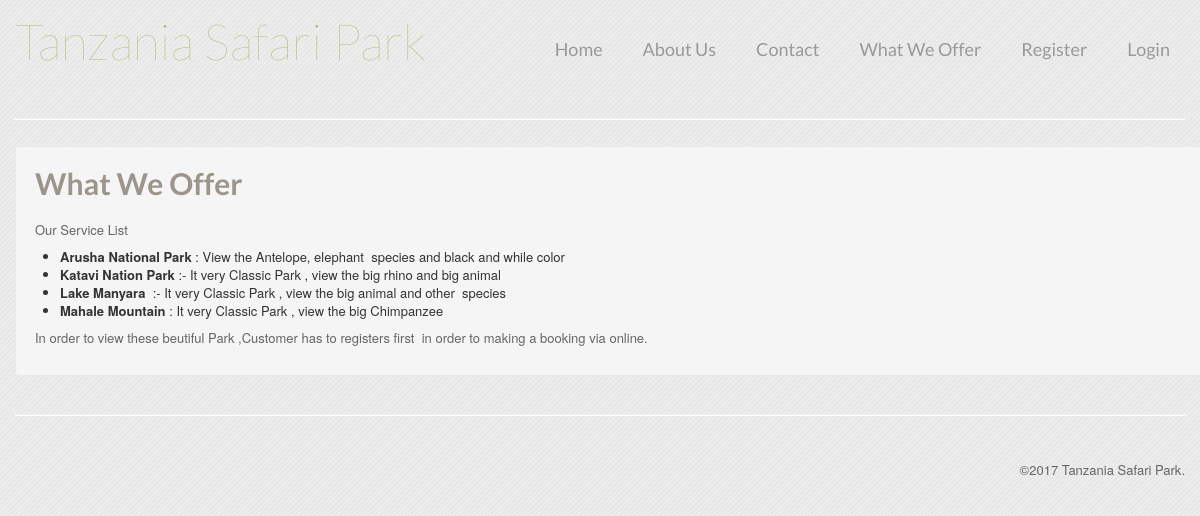
Screenshot of /what-we-offer.php with the database file from the repository.
### tables this page shows
CREATE TABLE IF NOT EXISTS `page` (
`id` int(3) NOT NULL,
  `name` varchar(50) NOT NULL,
  `content` text NOT NULL
);

### dbo.class.php (called while the page is built, shortened)
<?php session_start();
    class dbo
    {
        private $host = "localhost";
        private $user = "20098042";
        private $pwd = "20098042";
        private $db = "20098042";
        function get($q)
        {
            $link = mysqli_connect($this->host, $this->user, $this->pwd, $this->db);
            $res = mysqli_query($link,$q)or die(mysqli_error());
            $ret = array();
            while ($row = mysqli_fetch_assoc($res)) {
                $ret[] = $row;
            }
            return $ret;
        }
    }
?>

### what-we-offer.php (the view, shortened to what this page needs)
<?php
include_once 'dbo.class.php';
$data = $db->get("select * from page where id=4");
?>
<html lang="en">
    <head>
        <?php include_once './include/head.inc.php'; ?>
    </head>
    <body>
        <?php include_once './include/menu.inc.php'; ?>
        <div class="container">
            <hr>
            <div class="row">
                <div class="span12 well">
                <h1><?php echo $data[0]['name']; ?></h1>
                <?php echo $data[0]['content']; ?>
                </div>
            </div>
            <?php include_once './include/footer.inc.php'; ?>
        </div>
    </body>
</html>

### rows the page displays
page: name "What We Offer", content "Our Service List Arusha National Park : View the Antelope, elephant species and black and while color Katavi Nation Park :- It very Classic Park , view the big rhino and big animal Lake Manyara :- It very Classic Park , view the big animal and other species Mahale Mountain : It very Classic Park , view the big Chimpanzee In order to view these beutiful Park ,Customer has to registers first in order to making a booking via online."

### other values shown
$site_name "Tanzania Safari Park"
